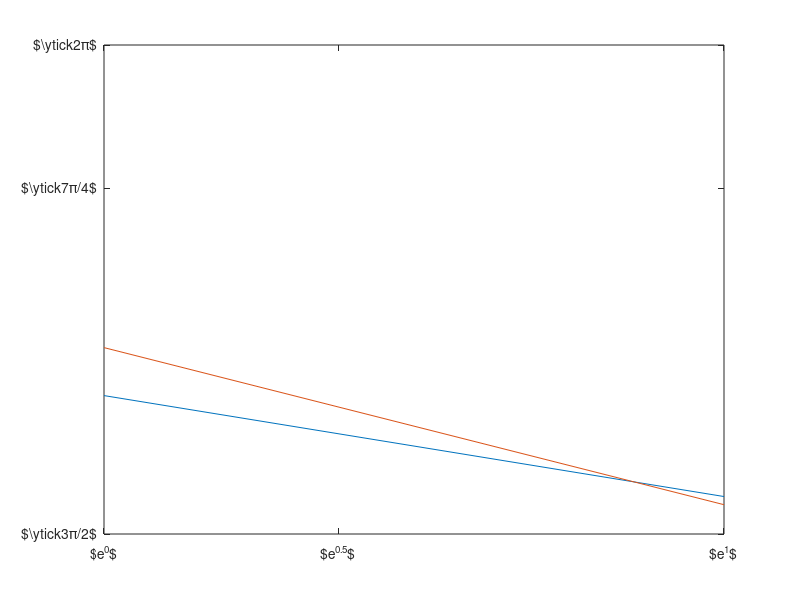

This figure's MATLAB source: (Note: this script raises an error after producing the figure.)
%% Preamble -- not to appear in userguide
hfig = figure;
set(hfig,'units','centimeters','NumberTitle','off','Name','ex11');
pos = get(hfig,'position');
set(hfig,'position',[pos(1:2),6,3]);
%% Everything below appears in userguide
plot([1 exp(1)],rand(2));
hax = gca;
set(hax,'xlim',[1 exp(1)],'xtick',[1 exp(0.5) exp(1)],...
  'xticklabel',{'$e^0$','$e^{0.5}$','$e^1$'});
set(hax,'ylim',[0 1],'ytick',[0 real(exp(-i*7*pi/4)) 1],...
  'yticklabel',{'$\ytick{3\pi/2}$','$\ytick{7\pi/4}$','$\ytick{2\pi}$'});
%% The following is excluded from userguide
matlabfrag('graphics/ex11');